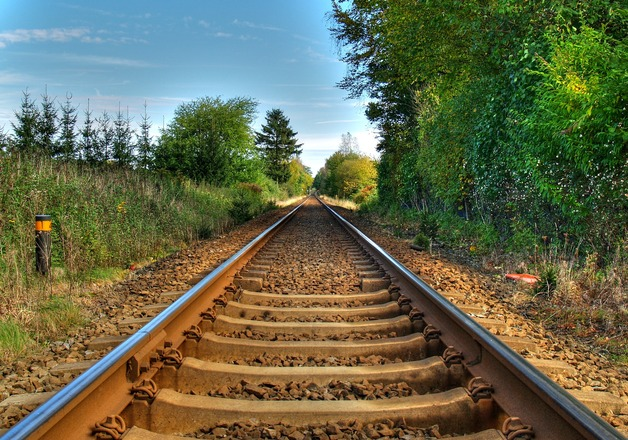
//> input picture ComputerVision/TemplateMatching/NormalizedCrossCorrelation/images/test.png, 628 x 440 px
$ ./main   (built with g++ and OpenCV 4)
//> lines starting //> are read from the running program, lines starting //| are printed output that depends on the picture
### ComputerVision/TemplateMatching/NormalizedCrossCorrelation/zncc.h
#pragma once

#include <iostream>
#include <stdint.h>
#include <opencv2/opencv.hpp>
#include <numeric>
#include <cmath>
#include <algorithm>

using namespace cv;

double zncc (Mat& sub_image, Mat& temp_image)
{
    std::vector<double>img_mean;
    std::vector<double> temp_mean;
    std::vector<double>img_std_dev;
    std::vector<double> temp_std_dev;

    cv::meanStdDev(sub_image, img_mean, img_std_dev);
    cv::meanStdDev(temp_image, temp_mean, temp_std_dev);

    double sub_image_mean = img_mean[0];
    double template_mean = temp_mean[0];

    double sub_image_std_dev =  (img_std_dev[0] !=0) ? img_std_dev[0] : 0.0000001;
    double template_std_dev = (temp_std_dev[0] !=0) ? temp_std_dev[0] : 0.0000001;

    std::vector<double> covariance_vec;
    double tmp_;


    for(int i=0; i < sub_image.rows; i++)
    {
        for(int j=0; j < sub_image.cols; j++)
        {
            tmp_ = ((double)sub_image.at<uint8_t>(i, j)-sub_image_mean) * ((double)temp_image.at<uint8_t>(i, j)-template_mean);
            tmp_ *= (1.0 / (sub_image_std_dev * template_std_dev));
            covariance_vec.push_back(tmp_);
        }
    }

    return std::reduce(covariance_vec.begin(), covariance_vec.end(), 0.0) / (covariance_vec.size()*2.0);

}

### ComputerVision/TemplateMatching/NormalizedCrossCorrelation/main.cpp
#include <iostream>
#include <opencv2/opencv.hpp>
#include "zncc.h"

using namespace cv;

int main() {

    Mat image;
    Mat temp_img;
    Mat sub_image;
    Mat zncc_img;

    image = imread("/home/indy/repos/CodingProjects/ComputerVision/TemplateMatching/NormalizedCrossCorrelation/images/test.png", IMREAD_GRAYSCALE);
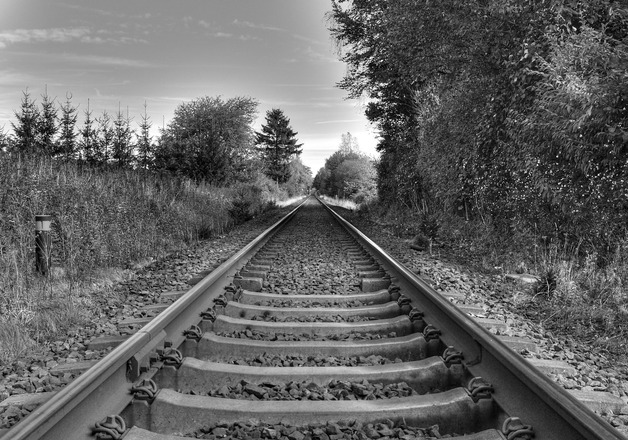
//> image: 440 rows x 628 cols, CV_8UC1; min 0, max 255, mean 101
    temp_img = imread("/home/indy/repos/CodingProjects/ComputerVision/TemplateMatching/NormalizedCrossCorrelation/images/test_template.png", IMREAD_GRAYSCALE);
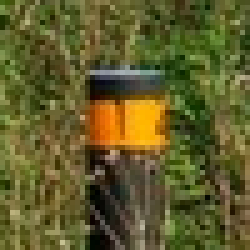
//> input picture ComputerVision/TemplateMatching/NormalizedCrossCorrelation/images/test_template.png, 50 x 50 px (shown 5 times larger)
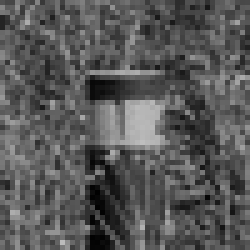
//> temp_img: 50 rows x 50 cols, CV_8UC1 (shown 5 times larger); min 1, max 190, mean 87.5

    zncc_img = Mat::zeros(image.rows, image.cols, CV_64F);

    int max_u = image.rows - temp_img.rows;
//> max_u = 390
    int max_v = image.cols - temp_img.cols;
//> max_v = 578

    for(int u=0; u < max_u; u++)
    {
        for( int v =0; v < max_v; v++)
        {
            sub_image = image(Range(u, u + temp_img.rows), Range(v, v + temp_img.cols));
            zncc_img.at<double>(u,v) = zncc(sub_image, temp_img);
        }
    }
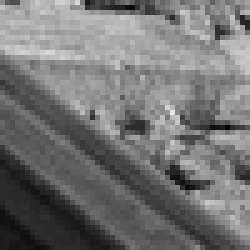
//> sub_image: 50 rows x 50 cols, CV_8UC1 (shown 5 times larger); min 5, max 230, mean 115.2
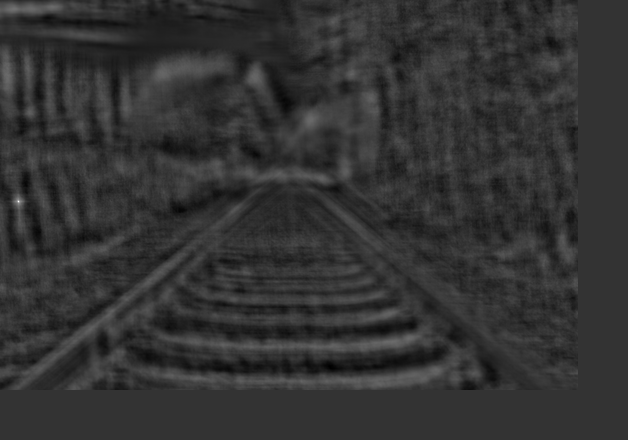
//> zncc_img: 440 rows x 628 cols, CV_64FC1; min -0.126, max 0.5, mean -0.000173; drawn with min black and max white

    cv::imshow("ZNCC", zncc_img);
    cv::waitKey(0);

    return 0;
}
